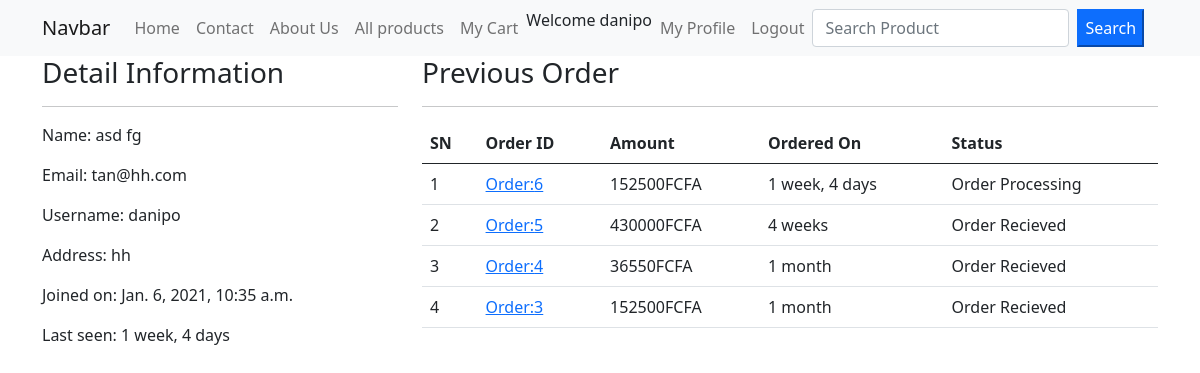
The page /profile/ (signed in) on the database as committed earlier.
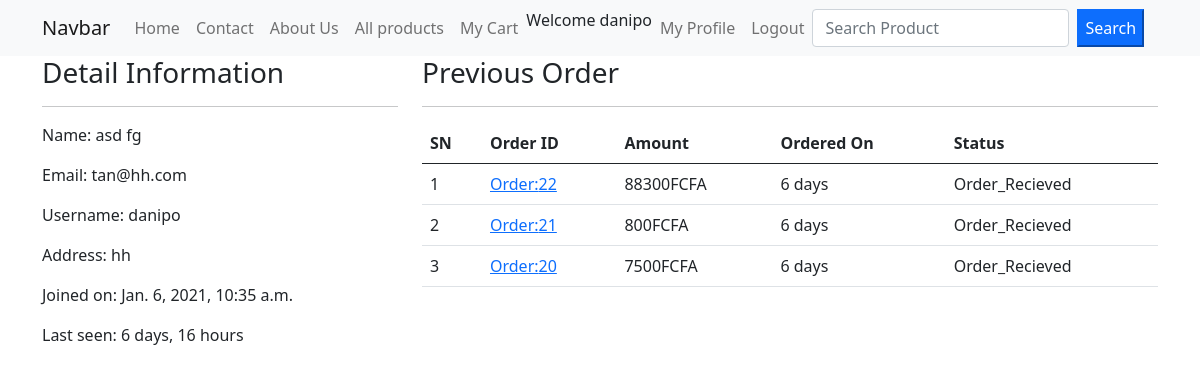
The same page on the database as committed later.
### ecommerceapp/models.py (models this page shows, shortened)
class Customer(models.Model):
	user = models.OneToOneField(User, on_delete=models.CASCADE)
	full_name = models.CharField(max_length=200)
	address = models.CharField(max_length=200, null=True,  blank=True)
	joined_on = models.DateTimeField(auto_now_add=True)

class Order(models.Model):
	cart = models.OneToOneField(Cart, on_delete=models.CASCADE)
	ordered_by = models.CharField(max_length=200)
	shipping_address  = models.CharField(max_length=200)
	mobile = models.CharField(max_length=10)
	email = models.EmailField(null=True, blank=True)
	subtotal = models.PositiveIntegerField()
	discount = models.PositiveIntegerField()
	total = models.PositiveIntegerField()
	order_status = models.CharField(max_length=50, choices=ORDER_STATUS, default='Order Recieved')
	created_at = models.DateTimeField(auto_now_add=True)
	payment_method = models.CharField(max_length = 20, choices=METHOD, default='Cash On Delivery')
	payment_completed = models.BooleanField(default=False, null=True, blank=True)

### ecommerceapp/views.py (the view)
# urls.py: path('profile/', CustomerProfileView.as_view(), name='customerprofile'),
class CustomerProfileView(TemplateView):
	template_name = 'customerprofile.html'
	def dispatch(self, request, *args, **kwargs):
		if request.user.is_authenticated and Customer.objects.filter(user=request.user).exists():
			pass
		else:
			return redirect('/login/?next=/profile/')
		return super().dispatch(request, *args, **kwargs)
	def get_context_data(self, **kwargs):
	    context = super().get_context_data(**kwargs)
	    customer = self.request.user.customer
	    context['customer'] = customer
	    orders = Order.objects.filter(cart__customer=customer).order_by('-id')
	    context['order'] = orders
	    return context

### templates/customerprofile.html (shortened to what this page needs)
{% extends "base.html" %}
{% load crispy_forms_tags %}
{% load humanize %}
{% block content %}
<div class="row">
    <div class="col-md-4">
        <h3>Detail Information</h3>
        <hr>
        <p><span class="font-weight-bold">Name:</span> {{customer.full_name}} </p>
        <p><span class="font-weight-bold">Email:</span> {{customer.user.email}} </p>
        <p><span class="font-weight-bold">Username:</span> {{customer.user.username}} </p>
        <p><span class="font-weight-bold">Address:</span> {{customer.address}} </p>
        <p><span class="font-weight-bold">Joined on:</span> {{customer.joined_on}} </p>
        <p><span class="font-weight-bold">Last seen:</span> {{customer.user.last_login|timesince}} </p>
    </div>
    <div class="col-md-8">
        <h3>Previous Order</h3>
        <hr>
        <table class="table">
            <thead>
                <tr>
                    <th>SN</th>
                    <th>Order ID</th>
                    <th>Amount</th>
                    <th>Ordered On</th>
                    <th>Status</th>
                </tr>
            </thead>
            <tbody>
                {% for ord in order %}
                <tr>
                    <td> {{ forloop.counter }} </td>
                    <td> <a href=" {% url "ecommerceapp:customerorderdetails" ord.pk %} ">Order:{{ord.id}}</a>  </td>
                    <td> {{ ord.total }}FCFA </td>
                    <td> {{ ord.created_at|timesince }} </td>
                    <td> {{ ord.order_status }} </td>
                </tr>
                {% endfor %}
            </tbody>
        </table>
    </div>
</div>
{% endblock content %}

Rows that differ between the two databases and show on the page:
removed Order: id "6", total "152500", created_at "1 week, 4 days", order_status "Order Processing"
removed Order: id "5", total "430000", created_at "4 weeks", order_status "Order Recieved"
removed Order: id "4", total "36550", created_at "1 month", order_status "Order Recieved"
removed Order: id "3", total "152500", created_at "1 month", order_status "Order Recieved"
changed through a linked row, Customer "asd fg": user.last_login "1 week, 4 days" → "6 days, 16 hours"
added Order: id "22", total "88300", created_at "6 days", order_status "Order_Recieved"
added Order: id "21", total "800", created_at "6 days", order_status "Order_Recieved"
added Order: id "20", total "7500", created_at "6 days", order_status "Order_Recieved"
